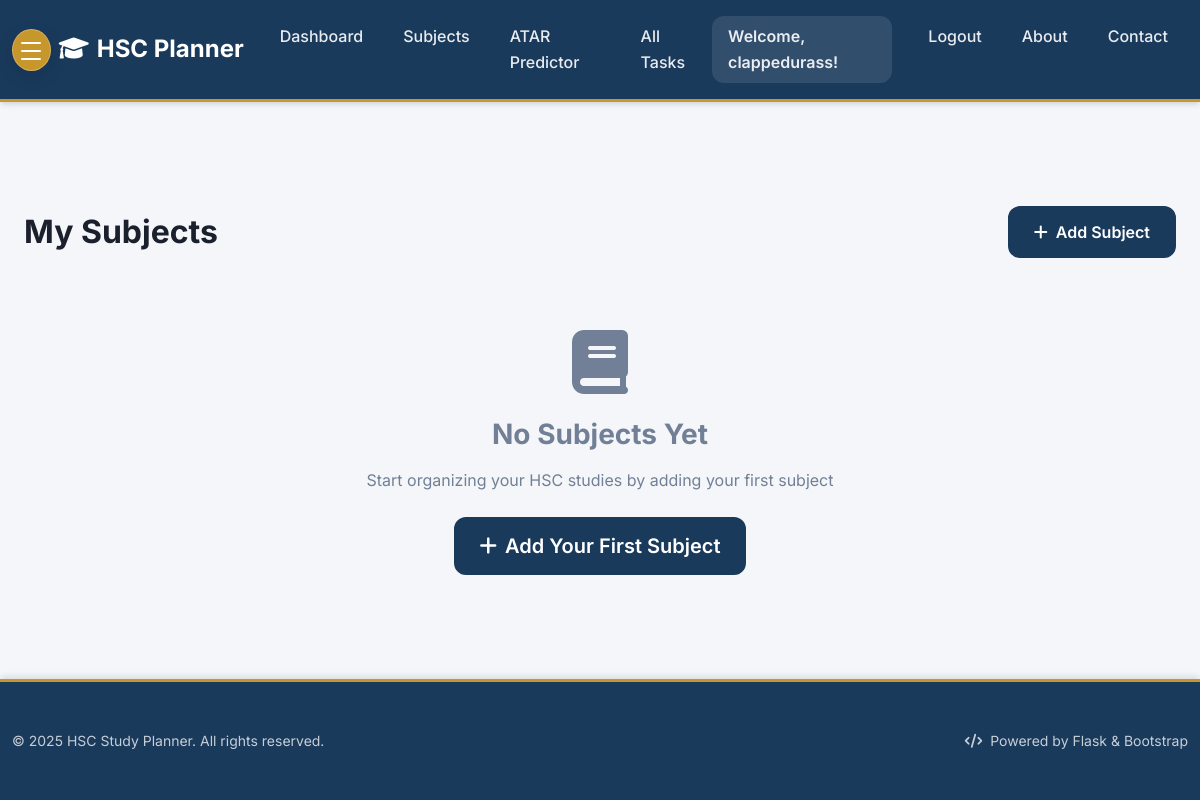
The page /subjects (signed in) on the database as committed earlier.
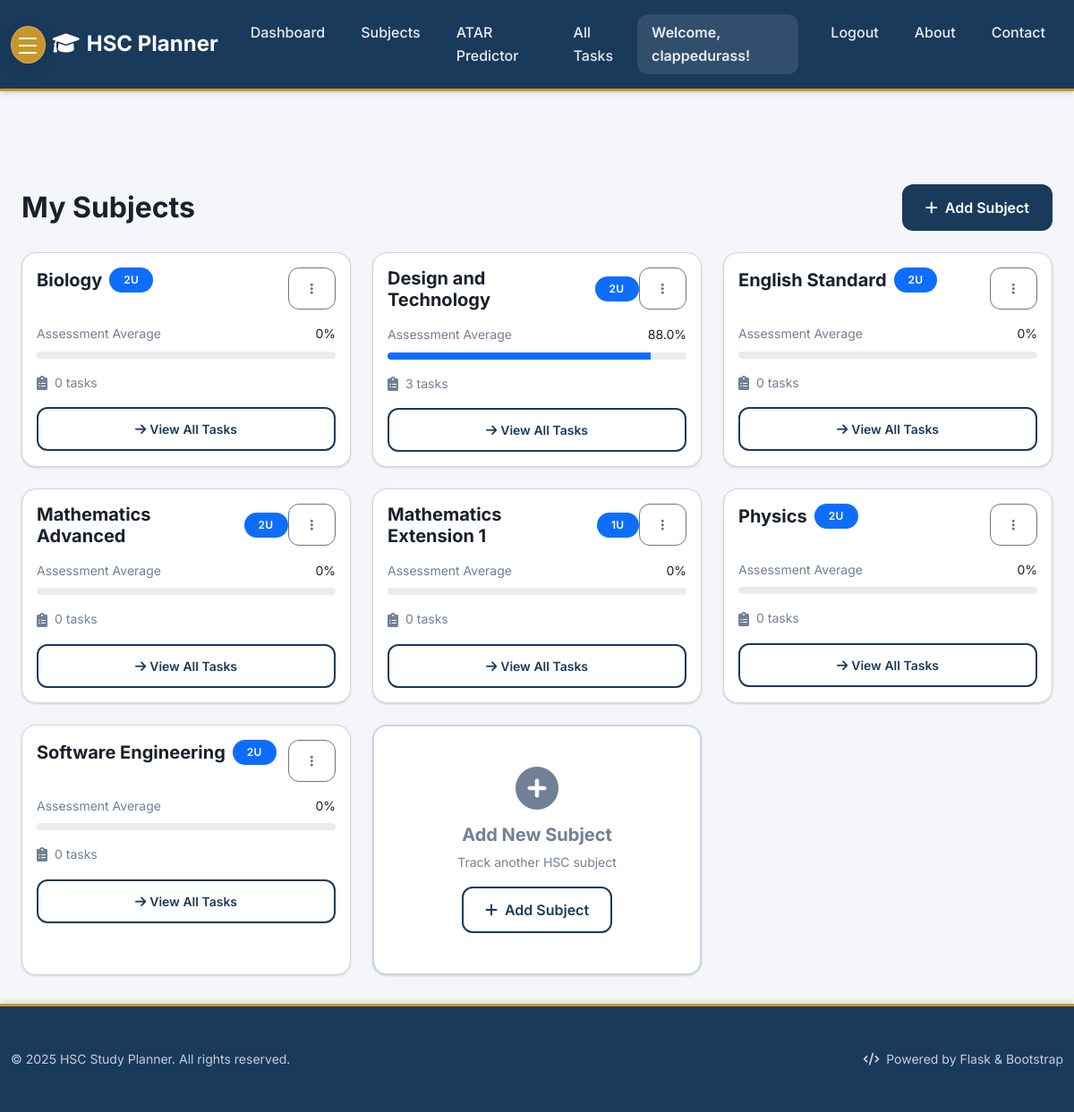
The same page on the database as committed later.
### tables this page shows
CREATE TABLE users (
    id INTEGER PRIMARY KEY AUTOINCREMENT,
    username TEXT UNIQUE NOT NULL,
    password_hash TEXT NOT NULL,
    email TEXT UNIQUE NOT NULL
);

CREATE TABLE subjects (
                id INTEGER PRIMARY KEY AUTOINCREMENT,
                name TEXT NOT NULL,
                user_id INTEGER NOT NULL,
                units INTEGER NOT NULL DEFAULT 2,
                target_mark INTEGER,
                FOREIGN KEY (user_id) REFERENCES users (id),
                UNIQUE(user_id, name)
            );

### Task_Organiser/app.py (the view)
    @app.route("/subjects")
    @login_required
    def subjects():
        db = get_db()
        try:
            cursor = db.execute("PRAGMA table_info(subjects)")
            columns = [column[1] for column in cursor.fetchall()]
            if "units" in columns and "target_mark" in columns:
                subjects = db.execute(
                    "SELECT * FROM subjects WHERE user_id = ? ORDER BY name",
                    (g.user["id"],),
                ).fetchall()
            else:
                subjects = db.execute(
                    "SELECT id, name, user_id FROM subjects WHERE user_id = ? ORDER BY name",
                    (g.user["id"],),
                ).fetchall()
            subjects_list = []
            for subject in subjects:
                subject_dict = dict(subject)
                if "units" not in subject_dict:
                    subject_dict["units"] = 2
                if "target_mark" not in subject_dict:
                    subject_dict["target_mark"] = None
                if "estimated_mark" not in subject_dict:
                    subject_dict["estimated_mark"] = 0
                assessment_results = db.execute(
                    """
                    SELECT weight, raw_mark, max_mark
                    FROM assessment_results
                    WHERE subject_id = ? AND user_id = ?
                """,
                    (subject_dict["id"], g.user["id"]),
                ).fetchall()
                if assessment_results:
                    total_weighted_score = 0
                    total_weight = 0
                    for result in assessment_results:
                        percentage = (
                            (result["raw_mark"] / result["max_mark"]) * 100
                            if result["max_mark"] > 0
                            else 0
                        )
                        weighted_score = percentage * (result["weight"] / 100)
                        total_weighted_score += weighted_score
                        total_weight += result["weight"]
                    subject_dict["estimated_mark"] = (
                        round(total_weighted_score, 1) if total_weight > 0 else 0
                    )
                else:
                    subject_dict["estimated_mark"] = 0
                task_count = db.execute(
                    "SELECT COUNT(*) as count FROM tasks WHERE user_id = ? AND subject_id = ?",
                    (g.user["id"], subject_dict["id"]),
                ).fetchone()
                subject_dict["task_count"] = task_count["count"] if task_count else 0
                subjects_list.append(subject_dict)
            return render_template("subjects.html", subjects=subjects_list)
        except Exception:
            return render_template("subjects.html", subjects=[])

### Task_Organiser/app.py (called while the page is built)
def login_required(view):
    @wraps(view)
    def wrapped_view(**kwargs):
        if g.user is None:
            return redirect(url_for("login"))
        return view(**kwargs)
    return wrapped_view

### Task_Organiser/db.py (called while the page is built)
def get_db() -> sqlite3.Connection:
    if "db" not in g:
        database_path = current_app.config["DATABASE"]
        g.db = sqlite3.connect(database_path)
        g.db.row_factory = sqlite3.Row
    return g.db

### Task_Organiser/templates/subjects.html (shortened to what this page needs)
{% extends 'base.html' %}
{% block content %}
<div class="container mt-5">
    <div class="d-flex justify-content-between align-items-center mb-4">
        <h2 class="mb-0 fw-bold">My Subjects</h2>
        <button class="btn btn-primary" data-bs-toggle="modal" data-bs-target="#addSubjectModal">
            <i class="fas fa-plus me-2"></i>Add Subject
        </button>
    </div>
    <div class="row g-3 g-md-4">
        {% if subjects %}
            {% for subject in subjects %}
            <div class="col-12 col-md-6 col-lg-4">
                <div class="card card-subject h-100">
                    <div class="card-body">
                        <div class="d-flex justify-content-between align-items-start mb-3">
                            <div class="d-flex align-items-center">
                                <h5 class="card-title fw-bold mb-0 me-2">{{ subject.name }}</h5>
                                <span class="badge bg-primary">{{ subject.units }}u</span>
                            </div>
                            <div class="dropdown">
                                <button class="btn btn-sm btn-outline-secondary" type="button" data-bs-toggle="dropdown">
                                    <i class="fas fa-ellipsis-v"></i>
                                </button>
                            </div>
                        </div>
                        <div class="mb-3">
                            <div class="d-flex justify-content-between align-items-center mb-2">
                                <small class="text-muted">Assessment Average</small>
                                <small class="fw-semibold">{{ subject.estimated_mark }}%</small>
                            </div>
                            <div class="progress" style="height: 8px;">
                                <div class="progress-bar bg-primary" role="progressbar"
                                     style="width: {{ subject.estimated_mark }}%"
                                     aria-valuenow="{{ subject.estimated_mark }}"
                                     aria-valuemin="0" aria-valuemax="100">
                                </div>
                            </div>
                        </div>
                        <div class="d-flex align-items-center text-muted">
                            <i class="fas fa-clipboard-list me-2"></i>
                            <small>{{ subject.task_count }} tasks</small>
                        </div>
                        <div class="mt-3">
                            <a href="{{ url_for('index') }}?subject_id={{ subject.id }}"
                               class="btn btn-outline-primary btn-sm w-100">
                                <i class="fas fa-arrow-right me-1"></i>View All Tasks
                            </a>
                        </div>
                    </div>
                </div>
            </div>
            {% endfor %}
        {% else %}
            <div class="col-12">
                <div class="text-center py-5">
                    <i class="fas fa-book text-muted mb-4" style="font-size: 4rem;"></i>
                    <h3 class="text-muted mb-3">No Subjects Yet</h3>
                    <p class="text-muted mb-4">Start organizing your HSC studies by adding your first subject</p>
                    <button class="btn btn-primary btn-lg" data-bs-toggle="modal" data-bs-target="#addSubjectModal">
                        <i class="fas fa-plus me-2"></i>Add Your First Subject
                    </button>
                </div>
            </div>
        {% endif %}
        {% if subjects %}
        <div class="col-12 col-md-6 col-lg-4">
            <div class="card h-100 border-2 border-dashed" style="border-color: var(--border); min-height: 280px;">
                <div class="card-body d-flex flex-column justify-content-center align-items-center text-center">
                    <i class="fas fa-plus-circle text-muted mb-3" style="font-size: 3rem;"></i>
                    <h5 class="text-muted mb-2">Add New Subject</h5>
                    <p class="text-muted small mb-3">Track another HSC subject</p>
                    <button class="btn btn-outline-primary" data-bs-toggle="modal" data-bs-target="#addSubjectModal">
                        <i class="fas fa-plus me-2"></i>Add Subject
                    </button>
                </div>
            </div>
        </div>
        {% endif %}
    </div>
</div>
{% endblock %}

### Task_Organiser/templates/base.html (shortened to what this page needs)
<!DOCTYPE html>
<html lang="en">
<head>
    <link href="https://cdn.jsdelivr.net/npm/bootstrap@5.1.3/dist/css/bootstrap.min.css" rel="stylesheet">
    <link href="https://cdnjs.cloudflare.com/ajax/libs/font-awesome/6.0.0/css/all.min.css" rel="stylesheet">
</head>
<body>
    <nav class="navbar navbar-expand-lg navbar-dark">
        <div class="container">
            <button class="burger-menu-btn me-2" type="button" data-bs-toggle="offcanvas" data-bs-target="#appMenu" aria-controls="appMenu" aria-label="Open menu">
                <span></span>
                <span></span>
                <span></span>
            </button>
            <a class="navbar-brand" href="{{ url_for('index') }}">
                <i class="fas fa-graduation-cap me-2"></i>HSC Planner
            </a>
            <div class="navbar-collapse">
                <ul class="navbar-nav me-auto">
                    <li class="nav-item">
                        <a class="nav-link" href="{{ url_for('index') }}">Dashboard</a>
                    </li>
                    <li class="nav-item">
                        <a class="nav-link" href="{{ url_for('subjects') }}">Subjects</a>
                    </li>
                    <li class="nav-item">
                        <a class="nav-link" href="{{ url_for('atar') }}">ATAR Predictor</a>
                    </li>
                    <li class="nav-item">
                        <a class="nav-link" href="{{ url_for('index') }}?view=all">All Tasks</a>
                    </li>
                </ul>
                <div class="navbar-nav ms-auto">
                    {% if g.user %}
                        <span class="navbar-text me-3">Welcome, {{ g.user.username }}!</span>
                        <a class="nav-link" href="{{ url_for('logout') }}" onclick="return confirm('Are you sure you want to logout?')">Logout</a>
                    {% else %}
                        <a class="nav-link" href="{{ url_for('login') }}">Login</a>
                        <a class="nav-link" href="{{ url_for('register') }}">Register</a>
                    {% endif %}
                    <a class="nav-link" href="{{ url_for('about') }}">About</a>
                    <a class="nav-link" href="{{ url_for('contact') }}">Contact</a>
                </div>
            </div>
        </div>
    </nav>
    <main class="container mt-4">
            {% block content %}{% endblock %}
        </main>
    <footer class="footer mt-auto">
        <div class="container py-2 py-md-3">
            <div class="row align-items-center">
                <div class="col-12 col-md-6">
                    <p class="mb-0 opacity-75 small">&copy; 2025 HSC Study Planner. All rights reserved.</p>
                </div>
                <div class="col-12 col-md-6 text-md-end">
                    <p class="mb-0 opacity-75 small">
                        <i class="fas fa-code me-1"></i>
                        Powered by Flask & Bootstrap
                    </p>
                </div>
            </div>
        </div>
    </footer>
</body>
</html>

### Task_Organiser/templates/base.html (style rules this page uses)
:root { --primary: #1a3a5c; --primary-light: #2c5282; --accent: #c8972b; --success: #276749; --danger: #9b2335; --warning: #d69e2e; --info: #3182ce; --bg: #f4f6f9; --card-bg: #ffffff; --text-primary: #1a202c; --text-secondary: #4a5568; --border: #cbd5e0; --text-muted: #718096; --shadow-sm: 0 1px 3px 0 rgba(0, 0, 0, 0.1), 0 1px 2px 0 rgba(0, 0, 0, 0.06); --shadow-md: 0 4px 6px -1px rgba(0, 0, 0, 0.1), 0 2px 4px -1px rgba(0, 0, 0, 0.06); --shadow-lg: 0 10px 15px -3px rgba(0, 0, 0, 0.1), 0 4px 6px -2px rgba(0, 0, 0, 0.05); --shadow-xl: 0 20px 25px -5px rgba(0, 0, 0, 0.1), 0 10px 10px -5px rgba(0, 0, 0, 0.04); --border-radius-sm: 0.5rem; --border-radius-md: 0.75rem; --border-radius-lg: 1rem; --border-radius-xl: 1.5rem; }
* { margin: 0; padding: 0; box-sizing: border-box; }
body { font-family: 'Inter', -apple-system, BlinkMacSystemFont, sans-serif; background: var(--bg); color: var(--text-primary); line-height: 1.6; min-height: 100vh; display: flex; flex-direction: column; }
.navbar { background: var(--primary); box-shadow: var(--shadow-md); border-bottom: 3px solid var(--accent); padding: 1rem 0; }
.navbar-brand { font-family: 'Inter', sans-serif; font-weight: 700; font-size: 1.5rem; color: white !important; }
.nav-link { font-weight: 500; color: rgba(255,255,255,0.9) !important; transition: all 0.3s ease; border-radius: var(--border-radius-md); margin: 0 0.25rem; padding: 0.5rem 1rem !important; }
.navbar-text { color: rgba(255,255,255,0.9) !important; font-weight: 600; background: rgba(255,255,255,0.1); padding: 0.5rem 1rem; border-radius: var(--border-radius-md); }
.card { border: 1px solid var(--border); border-radius: var(--border-radius-lg); box-shadow: var(--shadow-sm); transition: all 0.3s ease; background: var(--card-bg); }
.btn { font-weight: 600; border-radius: var(--border-radius-md); transition: all 0.3s ease; padding: 0.75rem 1.5rem; text-transform: none; letter-spacing: 0; }
.btn-primary { background: var(--primary); color: white; border: 2px solid var(--primary); }
.btn-outline-primary { background: transparent; color: var(--primary); border: 2px solid var(--primary); }
.badge { font-weight: 600; padding: 0.5rem 1rem; border-radius: var(--border-radius-xl); text-transform: uppercase; letter-spacing: 0.025em; font-size: 0.75rem; }
h1, h2, h3, h4, h5, h6 { font-weight: 700; color: var(--text-primary); margin-bottom: 1rem; }
h2 { font-size: 2rem; }
h5 { font-size: 1.25rem; }
.text-muted { color: var(--text-muted) !important; }
footer { background: var(--primary); color: white; border-top: 3px solid var(--accent); padding: 2rem 0; margin-top: auto; box-shadow: 0 -4px 6px -1px rgba(0, 0, 0, 0.1); }
main.container { padding-top: 2rem; padding-bottom: 2rem; flex: 1; }
@media (max-width: 1200px) { .container { max-width: 100%; } }
.burger-menu-btn { width: 42px; height: 42px; border-radius: 50%; display: inline-flex; align-items: center; justify-content: center; padding: 0; position: relative; background: var(--accent); border: 1px solid rgba(255,255,255,0.25); box-shadow: 0 6px 18px rgba(0, 0, 0, 0.12); }
.burger-menu-btn span { display: block; width: 20px; height: 2px; border-radius: 2px; background: #fff; position: absolute; left: 50%; transform: translateX(-50%); transition: transform 0.2s ease, opacity 0.2s ease; }
.burger-menu-btn span:nth-child(1) { top: 12px; }
.burger-menu-btn span:nth-child(2) { top: 20px; }
.burger-menu-btn span:nth-child(3) { top: 28px; }

Rows that differ between the two databases and show on the page:
added subjects: name "Biology", units "2", estimated_mark "0", task_count "0"
added subjects: name "Design and Technology", units "2", estimated_mark "88.0", task_count "3"
added subjects: name "English Standard", units "2", estimated_mark "0", task_count "0"
added subjects: name "Mathematics Advanced", units "2", estimated_mark "0", task_count "0"
added subjects: name "Mathematics Extension 1", units "1", estimated_mark "0", task_count "0"
added subjects: name "Physics", units "2", estimated_mark "0", task_count "0"
added subjects: name "Software Engineering", units "2", estimated_mark "0", task_count "0"
Other text that changed with them:
text no longer shown: "No Subjects Yet Start organizing your HSC studies by adding your first subject Add Your First Subject"
text now shown: "Add New Subject Track another HSC subject Add Subject"
